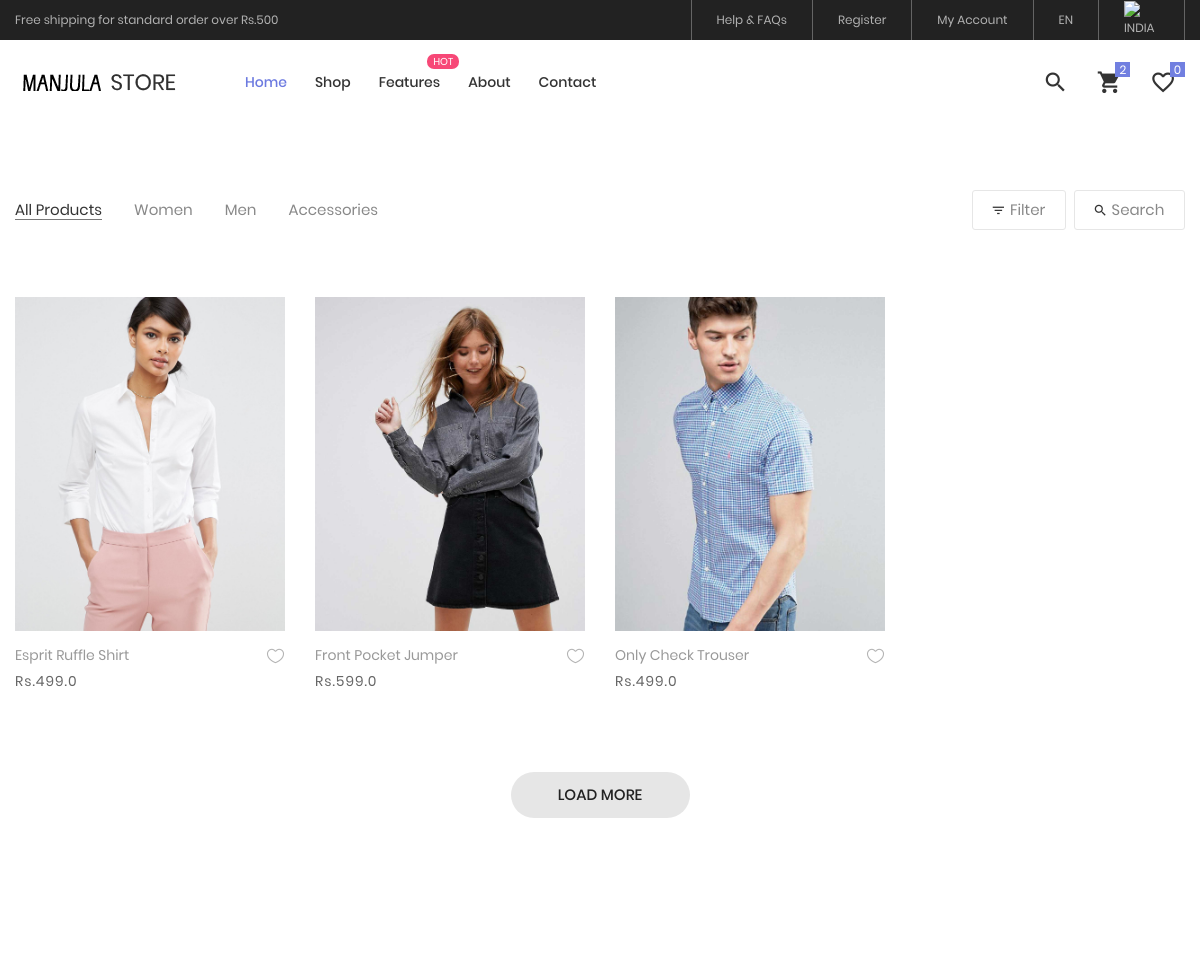
Page /shop on the committed database.
### webapp/models.py (models this page shows, shortened)
class Category(models.Model):
    name = models.CharField(max_length=50)
    image = models.ImageField(upload_to='uploads/category/',default=None,editable=True,blank=True,null=True)
    created_at = models.DateTimeField(auto_now_add=True)
    class Meta:
        verbose_name_plural = 'Categories'

class Product(models.Model):
    category = models.ForeignKey('Category', on_delete=models.CASCADE, related_name='product_category')
    size = models.ManyToManyField(Size,blank=True,null=True, related_name="product_size")
    color = models.ManyToManyField(Color,blank=True,null=True, related_name="product_color")
    name = models.CharField(max_length=150)
    image = models.ImageField(upload_to='uploads/products/',default=None,editable=True)
    price = models.FloatField()
    offer_price = models.FloatField(blank=True,null=True)
    description = models.TextField()
    created_at = models.DateTimeField(auto_now_add=True)
    updated_at = models.DateTimeField(auto_now_add=False,default=None,null=True)
    class Meta:
        verbose_name_plural = 'Products'

### webapp/views.py (the view)
# urls.py: path('shop',views.shop,name="shop"),
def shop(request):
    categories = Category.objects.all()
    products = Product.objects.all()
    context = {'categories':categories,'products':products}
    return render(request,'webapp/product.html',context)

### webapp/templates/webapp/product.html (shortened to what this page needs)
{% extends 'webapp/base.html' %}
{% block body_block %}
{% load staticfiles%}
	<br>
	<br>
	<br>
	<br>
	<br>
	<div class="bg0 m-t-23 p-b-140">
		<div class="container">
			<div class="flex-w flex-sb-m p-b-52">
				<div class="flex-w flex-l-m filter-tope-group m-tb-10">
					<div class="flex-w flex-l-m filter-tope-group m-tb-10">
						<button class="stext-106 cl6 hov1 bor3 trans-04 m-r-32 m-tb-5 how-active1" data-filter="*">
							All Products
						</button>
						{% for category in categories %}
						<button class="stext-106 cl6 hov1 bor3 trans-04 m-r-32 m-tb-5" data-filter=".{{category.name|lower}}">
							{{category.name}}
						</button>
						{% endfor %}
					</div>
				</div>
				<div class="flex-w flex-c-m m-tb-10">
					<div class="flex-c-m stext-106 cl6 size-104 bor4 pointer hov-btn3 trans-04 m-r-8 m-tb-4 js-show-filter">
						<i class="icon-filter cl2 m-r-6 fs-15 trans-04 zmdi zmdi-filter-list"></i>
						 Filter
					</div>
					<div class="flex-c-m stext-106 cl6 size-105 bor4 pointer hov-btn3 trans-04 m-tb-4 js-show-search">
						<i class="icon-search cl2 m-r-6 fs-15 trans-04 zmdi zmdi-search"></i>
						Search
					</div>
				</div>
			</div>
			<div class="row isotope-grid">
			{% for category in categories %}
				{% for product in products %}
				{% if product.category.id  == category.id  %}
				<div class="col-sm-6 col-md-4 col-lg-3 p-b-35 isotope-item  {{ category.name|lower }}	">
					<div class="block2">
						<div class="block2-pic hov-img0">
							<img src="media/{{product.image}}" alt="IMG-PRODUCT">
						</div>
						<div class="block2-txt flex-w flex-t p-t-14">
							<div class="block2-txt-child1 flex-col-l ">
								<a href="product-detail.html" class="stext-104 cl4 hov-cl1 trans-04 js-name-b2 p-b-6">
									{{product.name}}
								</a>
								<span class="stext-105 cl3">
									Rs.{{product.price}}
								</span>
							</div>
							<div class="block2-txt-child2 flex-r p-t-3">
								<a href="#" class="btn-addwish-b2 dis-block pos-relative js-addwish-b2">
									<img class="icon-heart1 dis-block trans-04" src="{% static 'webapp/images/icons/icon-heart-01.png' %}" alt="ICON">
								</a>
							</div>
						</div>
					</div>
				</div>
				{% endif %}
				{% endfor %}
				{% endfor %}
			</div>
			<div class="flex-c-m flex-w w-full p-t-45">
				<a href="#" class="flex-c-m stext-101 cl5 size-103 bg2 bor1 hov-btn1 p-lr-15 trans-04">
					Load More
				</a>
			</div>
		</div>
	</div>
	{% endblock %}

### static/webapp/css/main.css (style rules this page uses)
.container { max-width: 1380px; }
@media (max-width: 1600px) { .container { max-width: 1200px; } }
.block2-pic { position: relative; }
.block2-txt-child1 { width: calc(100% - 30px); }
.block2-txt-child2 { width: 30px; }
.cl2 { color: #333; }
.cl3 { color: #666; }
.cl4 { color: #999; }
.cl5 { color: #222; }
.cl6 { color: #888; }
.stext-101 { font-family: Poppins-Medium; font-size: 15px; line-height: 1.466667; text-transform: uppercase; }
.stext-104 { font-family: Poppins-Regular; font-size: 14px; line-height: 1.466667; }
.stext-105 { font-family: Poppins-Regular; font-size: 14px; line-height: 1.466667; letter-spacing: 1px; }
.stext-106 { font-family: Poppins-Regular; font-size: 15px; line-height: 1.2; }
.size-103 { min-width: 179px; height: 46px; }
.size-104 { min-width: 94px; height: 40px; }
.size-105 { min-width: 111px; height: 40px; }
.bg0 { background-color: #fff; }
.bg2 { background-color: #e6e6e6; }
.bor1 { border-radius: 23px; }
.bor3 { border-bottom: 1px solid transparent; }
.bor4 { border: 1px solid #e6e6e6; border-radius: 3px; }
.how-active1 { color: #333; border-color: #797979; }
.hov-img0 { display: block; overflow: hidden; }
.hov-img0 img { width: 100%; -webkit-transition: transform 0.9s ease; -o-transition: transform 0.9s ease; -moz-transition: transform 0.9s ease; transition: transform 0.9s ease; }

### rows in the picture
Category: name "Women"
Category: name "Men"
Category: name "Accessories"
Product: image (picture), name "Esprit Ruffle Shirt", price "499.0"
Product: image (picture), name "Front Pocket Jumper", price "599.0"
Product: image (picture), name "Only Check Trouser", price "499.0"
